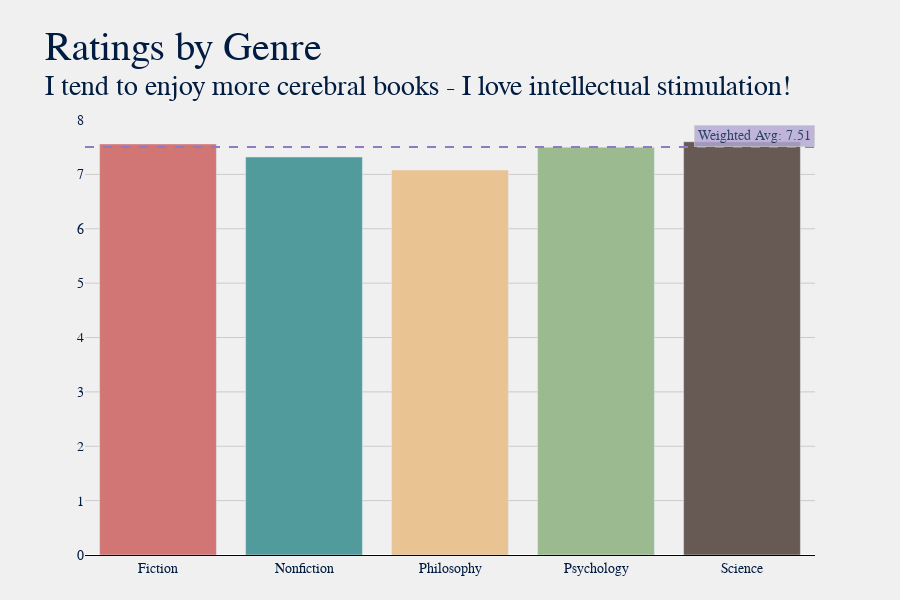

Notebook cell for this chart:
### Markdown cell above
### How do I rate what I've read?

I tend to base my ratings on how gripped I am whilst reading. There are many books whose content/plot might not have interested me as much, but the author's prose and writing style intrigued me (e.g. Haruki Murakami's novels). Conversely, there are also a lot of books where the content is right up my alley, but it's written in more of a straight-forward way (mostly science books).

### Code cell
dfr = df.groupby('Genre')['Rating'].mean().reset_index().round(2)
dfr['Total'] = df.groupby('Genre')['Title'].count().reset_index(drop=True)

title = "Ratings by Genre"
sub = f"I tend to enjoy more cerebral books - I love intellectual stimulation!"
plot.gen_bar_graph(dfr, 'Genre', title, sub, avg=True, w_avg='Rating')

### Figure 1 — Plotly figure (JSON) as saved in the notebook; plotly's stock layout.template omitted (floating-point values rounded to 4 significant figures)
{"data": [{"customdata": [["76", "Rating"], ["11", "Rating"], ["6", "Rating"], ["1", "Rating"], ["5", "Rating"]], "hovertemplate": "<b>%{x} Books</b>: %{customdata[0]}<br><b>Avg. %{customdata[1]}</b>: %{y}", "marker": {"color": ["#d27575", "#529b9c", "#eac392", "#9cba8f", "#675a55", "#d27575", "#529b9c", "#eac392", "#9cba8f", "#675a55", "#d27575", "#529b9c", "#eac392", "#9cba8f", "#675a55", "#d27575", "#529b9c", "#eac392", "#9cba8f", "#675a55", "#d27575", "#529b9c", "#eac392", "#9cba8f", "#675a55"]}, "name": "", "type": "bar", "x": ["Fiction", "Nonfiction", "Philosophy", "Psychology", "Science"], "y": [7.56, 7.32, 7.08, 7.5, 7.6]}], "layout": {"annotations": [{"bgcolor": "#b4a7d6", "bordercolor": "#c7c7c7", "borderpad": 3, "borderwidth": 1, "opacity": 0.8, "showarrow": false, "text": "Weighted Avg: 7.51", "x": 1, "xanchor": "right", "xref": "x domain", "y": 7.506, "yanchor": "bottom", "yref": "y"}], "barmode": "group", "font": {"color": "#001c40", "family": "Baskerville", "size": 14}, "height": 600, "hoverlabel": {"font": {"size": 16}}, "margin": {"b": 45, "l": 85, "r": 85, "t": 120}, "paper_bgcolor": "#f0f0f0", "plot_bgcolor": "#f0f0f0", "shapes": [{"line": {"color": "#8e7cc3", "dash": "dash", "width": 2}, "type": "line", "x0": 0, "x1": 1, "xref": "x domain", "y0": 7.506, "y1": 7.506, "yref": "y"}], "showlegend": false, "title": {"font": {"color": "#001c40", "family": "Baskerville, Bold", "size": 40}, "text": "Ratings by Genre<br><sup>I tend to enjoy more cerebral books - I love intellectual stimulation!"}, "xaxis": {"gridcolor": "#cbcbcb", "linecolor": "black", "showgrid": false, "showline": true, "title": {}}, "yaxis": {"gridcolor": "#cbcbcb", "linecolor": "black", "showgrid": true, "showline": false, "showticklabels": true, "title": {}}}}
